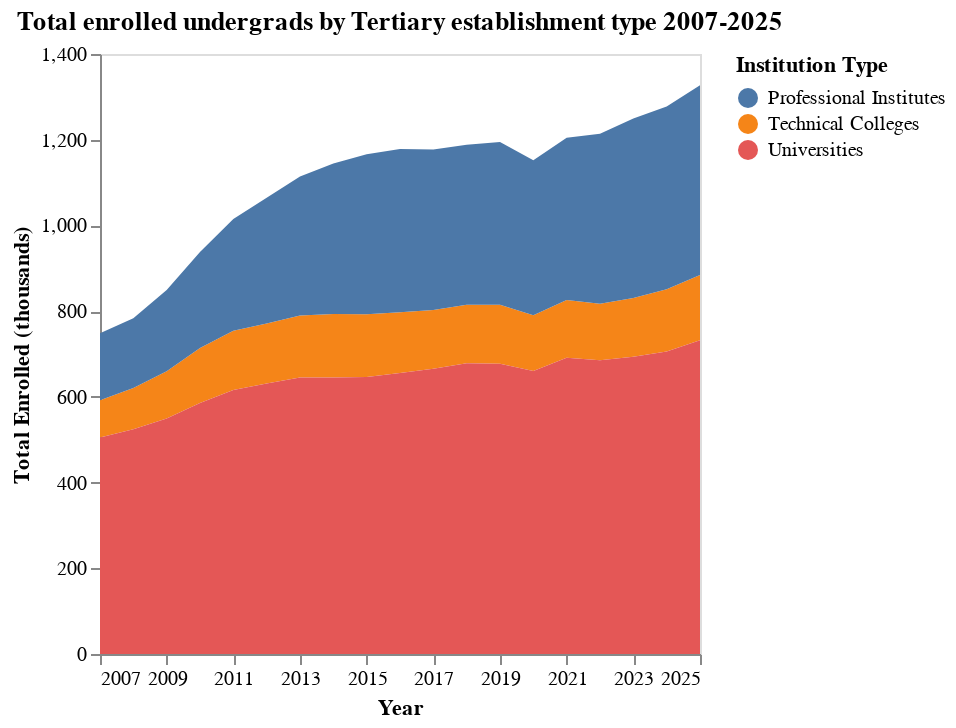

Here is the notebook cell this chart was saved with:
### Markdown cell above
# **Second Chart: Who absorved the increment of enrolled students?**

### Code cell
c1 = "año"
c2 = "clasificación institución nivel 1"
cols_2 = [c1, c2]

# axis values
values = list(range(2007, 2026, 2))

df_2 = raw.query("`nivel global` == 'Pregrado'")
df_2 = df_2.groupby(cols_2)["total matrícula"].sum().reset_index()
df_2[c2] = df_2.apply(translates_institution, axis = 1)


chart_2 = alt.Chart(df_2).mark_area().encode(
    # CHANGE :O (Ordinal) to :Q (Quantitative)
    x = alt.X(f"{c1}:Q",
              title = "Year",
              scale=alt.Scale(domain=[2007, 2025]),
              axis= alt.Axis(
                  values=values,
                  format = '.0f')),
    y = alt.Y("total matrícula",
              title = "Total Enrolled (thousands)"),
    color = alt.Color(c2,
                      legend = alt.Legend(title="Institution Type"))
).properties(
    title = "Total enrolled undergrads by Tertiary establishment type 2007-2025"
).configure_axis(
    grid = False
)
chart_2

### Figure 1 — Vega-Lite specification as saved in the notebook (floating-point values rounded to 4 significant figures)
{"config": {"view": {"continuousWidth": 300, "continuousHeight": 300}, "axis": {"grid": false}}, "data": {"name": "data-b925f2a5628fb484efe683a697765550"}, "mark": {"type": "area"}, "encoding": {"color": {"field": "clasificación institución nivel 1", "legend": {"title": "Institution Type"}, "type": "nominal"}, "x": {"axis": {"format": ".0f", "values": [2007, 2009, 2011, 2013, 2015, 2017, 2019, 2021, 2023, 2025]}, "field": "año", "scale": {"domain": [2007, 2025]}, "title": "Year", "type": "quantitative"}, "y": {"field": "total matrícula", "title": "Total Enrolled (thousands)", "type": "quantitative"}}, "title": "Total enrolled undergrads by Tertiary establishment type 2007-2025", "$schema": "https://vega.github.io/schema/vega-lite/v5.20.1.json", "datasets": {"data-b925f2a5628fb484efe683a697765550": [{"año": 2007, "clasificación institución nivel 1": "Technical Colleges", "total matrícula": 86.84}, {"año": 2007, "clasificación institución nivel 1": "Professional Institutes", "total matrícula": 156.1}, {"año": 2007, "clasificación institución nivel 1": "Universities", "total matrícula": 505.4}, {"año": 2008, "clasificación institución nivel 1": "Technical Colleges", "total matrícula": 95.89}, {"año": 2008, "clasificación institución nivel 1": "Professional Institutes", "total matrícula": 162.8}, {"año": 2008, "clasificación institución nivel 1": "Universities", "total matrícula": 524.6}, {"año": 2009, "clasificación institución nivel 1": "Technical Colleges", "total matrícula": 110.0}, {"año": 2009, "clasificación institución nivel 1": "Professional Institutes", "total matrícula": 189.6}, {"año": 2009, "clasificación institución nivel 1": "Universities", "total matrícula": 549.7}, {"año": 2010, "clasificación institución nivel 1": "Technical Colleges", "total matrícula": 128.6}, {"año": 2010, "clasificación institución nivel 1": "Professional Institutes", "total matrícula": 224.3}, {"año": 2010, "clasificación institución nivel 1": "Universities", "total matrícula": 585.4}, {"año": 2011, "clasificación institución nivel 1": "Technical Colleges", "total matrícula": 138.6}, {"año": 2011, "clasificación institución nivel 1": "Professional Institutes", "total matrícula": 260.7}, {"año": 2011, "clasificación institución nivel 1": "Universities", "total matrícula": 615.8}, {"año": 2012, "clasificación institución nivel 1": "Technical Colleges", "total matrícula": 140.0}, {"año": 2012, "clasificación institución nivel 1": "Professional Institutes", "total matrícula": 293.5}, {"año": 2012, "clasificación institución nivel 1": "Universities", "total matrícula": 631.3}, {"año": 2013, "clasificación institución nivel 1": "Technical Colleges", "total matrícula": 144.4}, {"año": 2013, "clasificación institución nivel 1": "Professional Institutes", "total matrícula": 324.6}, {"año": 2013, "clasificación institución nivel 1": "Universities", "total matrícula": 645.3}, {"año": 2014, "clasificación institución nivel 1": "Technical Colleges", "total matrícula": 148.0}, {"año": 2014, "clasificación institución nivel 1": "Professional Institutes", "total matrícula": 351.0}, {"año": 2014, "clasificación institución nivel 1": "Universities", "total matrícula": 645.4}, {"año": 2015, "clasificación institución nivel 1": "Technical Colleges", "total matrícula": 146.5}, {"año": 2015, "clasificación institución nivel 1": "Professional Institutes", "total matrícula": 373.2}, {"año": 2015, "clasificación institución nivel 1": "Universities", "total matrícula": 646.2}, {"año": 2016, "clasificación institución nivel 1": "Technical Colleges", "total matrícula": 141.7}, {"año": 2016, "clasificación institución nivel 1": "Professional Institutes", "total matrícula": 381.0}, {"año": 2016, "clasificación institución nivel 1": "Universities", "total matrícula": 655.8}, {"año": 2017, "clasificación institución nivel 1": "Technical Colleges", "total matrícula": 136.8}, {"año": 2017, "clasificación institución nivel 1": "Professional Institutes", "total matrícula": 374.7}, {"año": 2017, "clasificación institución nivel 1": "Universities", "total matrícula": 665.8}, {"año": 2018, "clasificación institución nivel 1": "Technical Colleges", "total matrícula": 136.7}, {"año": 2018, "clasificación institución nivel 1": "Professional Institutes", "total matrícula": 373.1}, {"año": 2018, "clasificación institución nivel 1": "Universities", "total matrícula": 678.2}, {"año": 2019, "clasificación institución nivel 1": "Technical Colleges", "total matrícula": 137.9}, {"año": 2019, "clasificación institución nivel 1": "Professional Institutes", "total matrícula": 379.5}, {"año": 2019, "clasificación institución nivel 1": "Universities", "total matrícula": 677.1}, {"año": 2020, "clasificación institución nivel 1": "Technical Colleges", "total matrícula": 130.3}, {"año": 2020, "clasificación institución nivel 1": "Professional Institutes", "total matrícula": 361.4}, {"año": 2020, "clasificación institución nivel 1": "Universities", "total matrícula": 660.1}, {"año": 2021, "clasificación institución nivel 1": "Technical Colleges", "total matrícula": 134.5}, {"año": 2021, "clasificación institución nivel 1": "Professional Institutes", "total matrícula": 378.5}, {"año": 2021, "clasificación institución nivel 1": "Universities", "total matrícula": 691.4}, {"año": 2022, "clasificación institución nivel 1": "Technical Colleges", "total matrícula": 131.7}, {"año": 2022, "clasificación institución nivel 1": "Professional Institutes", "total matrícula": 396.8}, {"año": 2022, "clasificación institución nivel 1": "Universities", "total matrícula": 685.4}, {"año": 2023, "clasificación institución nivel 1": "Technical Colleges", "total matrícula": 136.7}, {"año": 2023, "clasificación institución nivel 1": "Professional Institutes", "total matrícula": 419.0}, {"año": 2023, "clasificación institución nivel 1": "Universities", "total matrícula": 693.7}, {"año": 2024, "clasificación institución nivel 1": "Technical Colleges", "total matrícula": 145.3}, {"año": 2024, "clasificación institución nivel 1": "Professional Institutes", "total matrícula": 426.3}, {"año": 2024, "clasificación institución nivel 1": "Universities", "total matrícula": 706.0}, {"año": 2025, "clasificación institución nivel 1": "Technical Colleges", "total matrícula": 152.4}, {"año": 2025, "clasificación institución nivel 1": "Professional Institutes", "total matrícula": 442.9}, {"año": 2025, "clasificación institución nivel 1": "Universities", "total matrícula": 732.0}]}}
